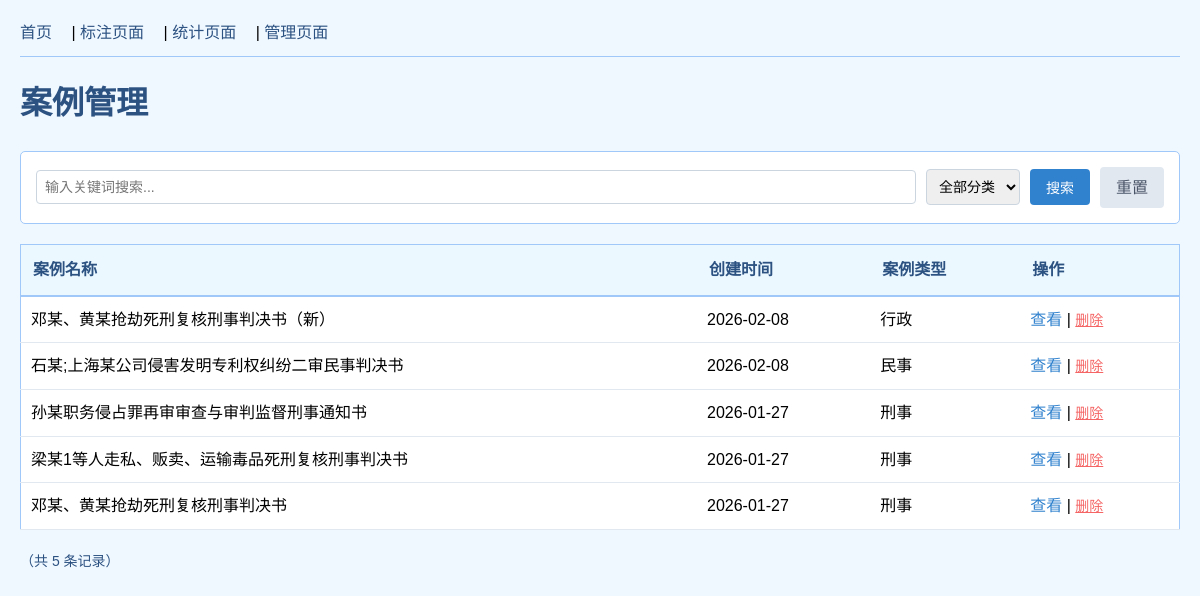
The page /manage on the database as committed earlier.
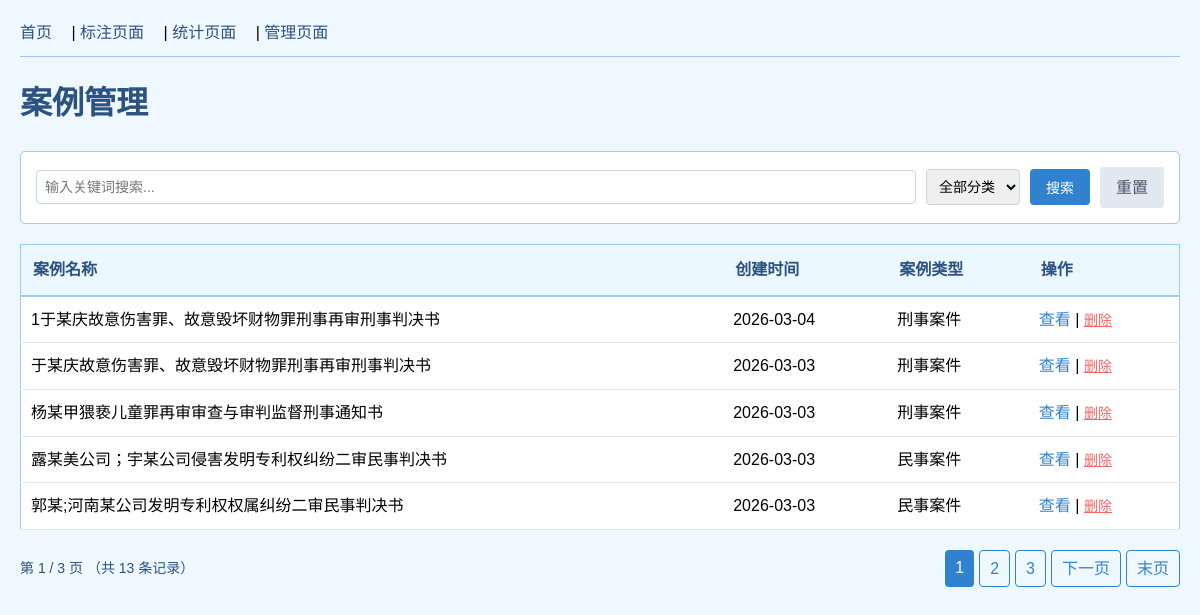
The same page on the database as committed later.
### app/database.py (models this page shows, shortened)
class Case(db.Model):
    __tablename__ = 'cases'
    id = db.Column(db.Integer, primary_key=True)
    name = db.Column(db.String(50), nullable=False, unique=True)
    time = db.Column(db.Date, default=date.today)
    sort = db.Column(db.String(10))
    cause = db.Column(db.String(200))
    result = db.Column(db.String(200))
    content = db.Column(db.Text)
    browses = db.Column(db.Integer, default=0)
    summary = db.Column(db.Text, default='')  # 文本摘要
    keywords = db.Column(db.Text, default='[]')  # 关键词列表（JSON格式）
    is_nlp_analyzed = db.Column(db.Boolean, default=False)  # 是否已分析
    analyzed_at = db.Column(db.DateTime)  # 分析时间
    __table_args__ = (
        db.Index('idx_case_sort', sort),              # 分类筛选
    )

### app/manage.py (the view)
@manage_bp.route('/manage')
def manage():
    page = request.args.get('page', 1, type=int)
    per_page = 5
    keyword = request.args.get('keyword', '').strip()
    sort_type = request.args.get('sort', '').strip()
    query = get_search_query(keyword, sort_type)
    pagination = get_paginated_cases(query, page, per_page)
    cases = pagination.items
    filtered_count = query.count()
    return render_template('manage.html',
                         cases=cases,
                         pagination=pagination,
                         keyword=keyword,
                         selected_sort=sort_type,
                         filtered_count=filtered_count)

### app/manage.py (called while the page is built)
def get_search_query(keyword=None, sort_type=None):
    query = Case.query
    if keyword:
        query = query.filter(Case.keywords.contains(keyword))
    if sort_type:
        query = query.filter(Case.sort == sort_type)
    return query

def get_paginated_cases(query, page=1, per_page=5):
    return query.order_by(Case.id.desc()).paginate(
        page=page,
        per_page=per_page,
        error_out=False
    )

### app/templates/manage.html (shortened to what this page needs)
<!DOCTYPE html>
<html>
<head>
</head>
<body>
    <div class="nav">
        <a href="/">首页</a> |
        <a href="/annotate">标注页面</a> |
        <a href="/statistic">统计页面</a> |
        <a href="/manage">管理页面</a>
    </div>
    <h1>案例管理</h1>
    <div style="margin: 20px 0; padding: 15px; background-color: white; border: 1px solid #a0c8f8; border-radius: 5px;">
        <form method="GET" action="/manage" style="display: flex; gap: 10px; align-items: center;">
            <input type="text"
                   name="keyword"
                   placeholder="输入关键词搜索..."
                   style="flex: 1; padding: 8px; border: 1px solid #cbd5e0; border-radius: 4px;"
                   value="{{ keyword or '' }}">
            <select name="sort" style="padding: 8px; border: 1px solid #cbd5e0; border-radius: 4px;">
            <option value="">全部分类</option>
           </select>
            <button type="submit"
                    style="padding: 8px 16px; background-color: #3182ce; color: white; border: none; border-radius: 4px; cursor: pointer;">
                搜索
            </button>
            <a href="/manage"
               style="padding: 8px 16px; background-color: #e2e8f0; color: #4a5568; border-radius: 4px; text-decoration: none;">
                重置
            </a>
        </form>
    </div>
    <table>
        <tr>
            <th>案例名称</th>
            <th>创建时间</th>
            <th>案例类型</th>
            <th>操作</th>
        </tr>
        {% for case in cases %}
        <tr>
            <td>
                {{ case.name }}
            </td>
            <td>{{ case.time }}</td>
            <td>{{ case.sort }}</td>
            <td>
                <a href="/annotate?case_id={{ case.id }}">查看</a>
                |
                <form action="/delete/{{ case.id }}" method="POST" style="display: inline;">
                    <button type="submit" onclick="return confirm('确定删除【{{ case.name }}】吗？')"
                             style="background: none; border: none; color: #f56565; cursor: pointer; text-decoration: underline; padding: 0; font-size: 14px;">
                        删除
                    </button>
                </form>
            </td>
        </tr>
        {% endfor %}
    </table>
    <div class="pagination">
        <div class="pagination-info">
            {% if pagination.pages > 1 %}
                第 {{ pagination.page }} / {{ pagination.pages }} 页
            {% endif %}
            （共 {{ filtered_count }} 条记录）
        </div>
        {% if pagination.pages > 1 %}
        <div class="pagination-links">
            {% for page_num in pagination.iter_pages(left_edge=1, right_edge=1, left_current=1, right_current=2) %}
                {% if page_num %}
                    {% if page_num == pagination.page %}
                        <span class="current">{{ page_num }}</span>
                    {% else %}
                        <a href="{{ url_for('manage.manage', page=page_num, keyword=keyword, sort=selected_sort) }}">{{ page_num }}</a>
                    {% endif %}
                {% else %}
                    <span class="ellipsis">...</span>
                {% endif %}
            {% endfor %}
            {% if pagination.has_next %}
                <a href="{{ url_for('manage.manage', page=pagination.next_num, keyword=keyword, sort=selected_sort) }}">下一页</a>
                <a href="{{ url_for('manage.manage', page=pagination.pages, keyword=keyword, sort=selected_sort) }}">末页</a>
            {% endif %}
        </div>
        {% endif %}
    </div>
</body>
</html>

Rows that differ between the two databases and show on the page:
removed Case: name "邓某、黄某抢劫死刑复核刑事判决书（新）", time "2026-02-08", sort "行政"
no longer on this page (row edited): Case: name "石某;上海某公司侵害发明专利权纠纷二审民事判决书", time "2026-02-08", sort "民事"
no longer on this page (row edited): Case: name "孙某职务侵占罪再审审查与审判监督刑事通知书", time "2026-01-27", sort "刑事"
no longer on this page (row edited): Case: name "梁某1等人走私、贩卖、运输毒品死刑复核刑事判决书", time "2026-01-27", sort "刑事"
no longer on this page (row edited): Case: name "邓某、黄某抢劫死刑复核刑事判决书", time "2026-01-27", sort "刑事"
added Case: name "1于某庆故意伤害罪、故意毁坏财物罪刑事再审刑事判决书", time "2026-03-04", sort "刑事案件"
added Case: name "于某庆故意伤害罪、故意毁坏财物罪刑事再审刑事判决书", time "2026-03-03", sort "刑事案件"
added Case: name "杨某甲猥亵儿童罪再审审查与审判监督刑事通知书", time "2026-03-03", sort "刑事案件"
added Case: name "露某美公司；宇某公司侵害发明专利权纠纷二审民事判决书", time "2026-03-03", sort "民事案件"
added Case: name "郭某;河南某公司发明专利权权属纠纷二审民事判决书", time "2026-03-03", sort "民事案件"
Other text that changed with them:
{{ pagination.page }}: (not shown) → "1"
{{ pagination.pages }}: (not shown) → "3"
{{ filtered_count }}: "5" → "13"
text now shown: "第 / 页 下一页 末页"
new list line: "1"
new list line: "2"
new list line: "3"
